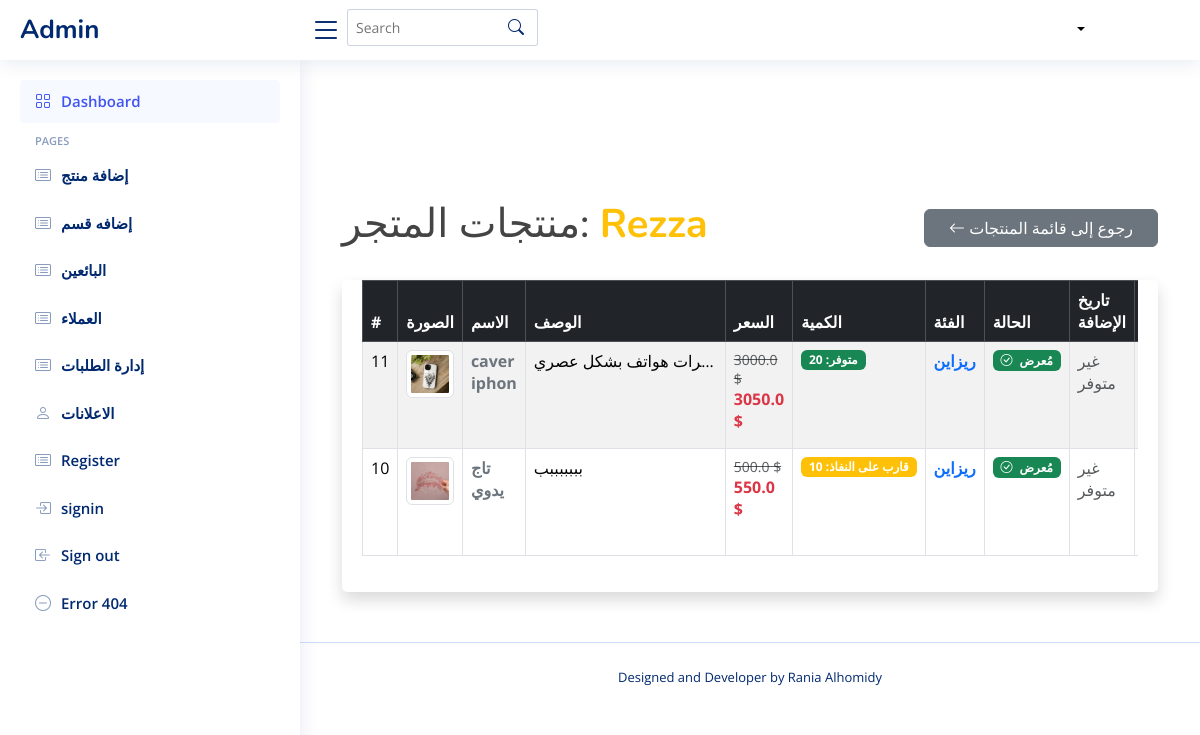
The app's page /admin/seller_products_admin/8 with its own data.
### tables this page shows
CREATE TABLE sellers (
        id INTEGER PRIMARY KEY AUTOINCREMENT,
        name TEXT NOT NULL,
        store_name TEXT NOT NULL,
        store_image TEXT,
        address TEXT NOT NULL,  -- تمت إضافته هنا
        commercial_record TEXT,
        id_image TEXT,
        documents TEXT,
        SAddress_id INTEGER NOT NULL,
        num_id INTEGER NOT NULL,
        created_at TIMESTAMP DEFAULT CURRENT_TIMESTAMP,
        FOREIGN KEY (SAddress_id) REFERENCES seller_address(id),
        FOREIGN KEY (num_id) REFERENCES numbers(id)
    );

CREATE TABLE product (
    id INTEGER PRIMARY KEY AUTOINCREMENT,
    name VARCHAR(255) NULL,
    image VARCHAR(500),
    description TEXT,
    category_id INTEGER NOT NULL,  -- القسم الفرعي
    seller_id INTEGER NOT NULL,  -- صاحب المنتج
    address_id INTEGER NULL,  -- عنوان صاحب المنتج
    price_id INTEGER,
    stock_id INTEGER,
    featured BOOLEAN DEFAULT 1,
    FOREIGN KEY (category_id) REFERENCES category(id),
    FOREIGN KEY (seller_id) REFERENCES sellers(id),
    FOREIGN KEY (address_id) REFERENCES seller_address(id),
    FOREIGN KEY (price_id) REFERENCES prices(id),
    FOREIGN KEY (stock_id) REFERENCES stock(id)
);

CREATE TABLE prices (
    id INTEGER PRIMARY KEY AUTOINCREMENT,
    product_id INTEGER,
    original_price REAL,
    profit_price REAL
);

CREATE TABLE stock (
    id INTEGER PRIMARY KEY AUTOINCREMENT,
    product_id INTEGER NOT NULL,
    quantity INT NOT NULL DEFAULT 0,
    last_updated TIMESTAMP DEFAULT CURRENT_TIMESTAMP
);

CREATE TABLE category (
    id INTEGER PRIMARY KEY AUTOINCREMENT,
    name TEXT  NULL,
    parent_id INTEGER,
    image TEXT, is_active INTEGER DEFAULT 0, view_count INTEGER DEFAULT 0,
    FOREIGN KEY (parent_id) REFERENCES categories (id) ON DELETE SET NULL
);

### admin_routes.py (the view)
@admin_bp.route('/seller_products_admin/<int:seller_id>')
def seller_products_admin(seller_id):
    conn = get_db_connection()
    cursor = conn.cursor()
    seller = cursor.execute('SELECT id, store_name FROM sellers WHERE id = ?', (seller_id,)).fetchone()
    if not seller:
        flash("البائع غير موجود!", "danger")
        return redirect(url_for('admin.show_seller'))
    products = cursor.execute('''
        SELECT
            p.id, p.name, p.image, p.description,
            pr.original_price, pr.profit_price,
            s.quantity, c.name AS category,
            c.id AS category_id,
            sllr.name AS seller,
            sllr.id AS seller_id,
            sa.address AS address,
            p.featured
        FROM product p
        LEFT JOIN prices pr ON p.price_id = pr.id
        LEFT JOIN stock s ON p.stock_id = s.id
        LEFT JOIN category c ON p.category_id = c.id
        LEFT JOIN sellers sllr ON p.seller_id = sllr.id
        LEFT JOIN seller_address sa ON sllr.SAddress_id = sa.id
        WHERE p.seller_id = ?
        ORDER BY p.id DESC
    ''', (seller_id,)).fetchall()
    conn.close()
    return render_template('admin/seller_products_admin.html', products=products, seller=seller)

### admin_routes.py (called while the page is built)
def get_db_connection():
    conn = sqlite3.connect('database/Eshop.db')
    conn.row_factory = sqlite3.Row
    return conn

### app.py (called while the page is built, shortened)
def get_db_connection():
    conn = sqlite3.connect('database/Eshop.db') # أو sqlite3.connect(app.config['DATABASE'])
    conn.row_factory = sqlite3.Row
    return conn

@app.context_processor
def inject_categories():
    conn = get_db_connection()
    cursor = conn.cursor()
    try:
        cursor.execute("""
            SELECT id, name, parent_id, image
            FROM category
            WHERE parent_id IS NULL
            ORDER BY name
        """)
        main_categories = cursor.fetchall()
        cursor.execute("SELECT id, name, parent_id, image FROM category ORDER BY name")
        all_categories = cursor.fetchall()
        return {
            'main_categories': main_categories,
            'all_categories': all_categories
        }
    finally:
        conn.close()

@app.context_processor
def inject_sellers():
    conn = get_db_connection()
    sellers = conn.execute('SELECT id, store_name FROM sellers').fetchall()
    conn.close()
    return dict(sellers=sellers)

@app.context_processor
def inject_user_data_and_cart_count():
    user_id = request.cookies.get('user_auth') # كوكي يدل على أن المستخدم مسجل دخول
    current_user_name = None
    total_items_in_cart = 0
    return dict(
        user_name=current_user_name, # اسم المستخدم (أو None)
        logged_in=bool(user_id), # True إذا كان user_id موجوداً (أي مسجل دخول)
        total_items_count=total_items_in_cart # العدد الكلي للمنتجات في السلة
    )

@app.context_processor
def inject_notifications():
    notifications_data = {'unread_notifications_count': 0}
    if not has_request_context():
        return notifications_data
    try:
        user_id = request.cookies.get('user_auth')
    except Exception as e:
        app.logger.error(f"Error in notification processor: {e}")
    return notifications_data

### templates/admin/seller_products_admin.html (shortened to what this page needs)
{% include 'admin/header.html' %}
<main id="main" class="main">
    <div class="container mt-5">
        <div class="d-flex justify-content-between align-items-center mb-4">
            {% if seller %}
                <h1 class="text-center">منتجات المتجر: <span class="fw-bold text-warning">{{ seller.store_name }}</span></h1>
            {% else %}
                <h1 class="text-center">منتجات البائع</h1>
            {% endif %}
            <a href="{{ url_for('admin.show_product') }}" class="btn btn-secondary ps-4 pe-4">
                <i class="bi bi-arrow-left"></i> رجوع إلى قائمة المنتجات
            </a>
        </div>
        <div class="card shadow">
            <div class="card-body">
                <div class="table-responsive">
                    <table class="table table-bordered table-hover table-striped">
                        <thead class="table-dark">
                            <tr>
                                <th>#</th>
                                <th>الصورة</th>
                                <th>الاسم</th>
                                <th>الوصف</th>
                                <th>السعر</th>
                                <th>الكمية</th>
                                <th>الفئة</th>
                                <th>الحالة</th>
                                <th>تاريخ الإضافة</th>
                                <th>الإجراءات</th>
                            </tr>
                        </thead>
                        <tbody>
                            {% for product in products %}
                            <tr>
                                <td>{{ product.id }}</td>
                                <td>
                                    {% if product.image %}
                                        {% set image_path_no_static = product.image.replace('static/', '', 1) %}
                                        <img src="{{ url_for('static', filename=image_path_no_static) }}" alt="صورة {{ product.name }}" width="70" class="img-thumbnail">
                                    {% else %}
                                        <span class="text-muted">لا توجد صورة</span>
                                    {% endif %}
                                </td>
                                <td>
                                    <a href="{{ url_for('admin.edit_product', product_id=product.id) }}" title="تعديل المنتج">
                     <span class="fw-bold text-secondary">  {{ product.name }}</span>
                                    </a>
                                </td>
                                <td class="text-truncate" style="max-width: 200px;" title="{{ product.description }}">{{ product.description }}</td>
                                <td>
                                    <span class="text-decoration-line-through text-muted small">{{ product.original_price }} $</span>
                                    <br>
                                    <strong class="text-danger">{{ product.profit_price }} $</strong>
                                </td>
                                <td>
                                    {% if product.quantity > 10 %}
                                        <span class="badge bg-success">متوفر: {{ product.quantity }}</span>
                                    {% elif product.quantity > 0 %}
                                        <span class="badge bg-warning">قارب على النفاذ: {{ product.quantity }}</span>
                                    {% else %}
                                        <span class="badge bg-danger">غير متوفر</span>
                                    {% endif %}
                                </td>
                                <td>
                                    <a href="{{ url_for('admin.edit_category', category_id=product.category_id) }}" title="تعديل الفئة">
                                        <span class="fw-bold text-primary">{{ product.category }}</span>
                                    </a>
                                </td>
                                <td>
                                    {% if product.featured %}
                                        <span class="badge bg-success"><i class="bi bi-check-circle me-1"></i> مُعرض</span>
                                    {% else %}
                                        <span class="badge bg-secondary"><i class="bi bi-x-circle me-1"></i> مخفي</span>
                                    {% endif %}
                                </td>
                                <td class="text-muted">غير متوفر</td>
                                <td>
                                </td>
                            </tr>
                            {% endfor %}
                        </tbody>
                    </table>
                </div>
            </div>
        </div>
    </div>
</main>
{% include 'admin/footer.html' %}

### static/css/index.css (style rules this page uses)
:root { scroll-behavior: smooth; }
body { font-family: "Open Sans", sans-serif; background: #ffffff; color: #444444; }
a { color: #000; text-decoration: none; }
h1, h2, h3, h4, h5, h6 { font-family: "Nunito", sans-serif; }
#main { margin-top: 60px; padding: 20px 30px; transition: all 0.3s; }
.card { margin-bottom: 30px; border: none; border-radius: 5px; box-shadow: 0px 0 30px rgba(1, 41, 112, 0.1); }
.card-body { padding: 0 20px 20px 20px; }
@media (min-width: 1200px) { #main, #footer { margin-left: 300px; } }
a { color: #fff; }

### records on screen
sellers: store_name "Rezza"
product: id "11", shows a picture, name "caver iphon", original_price "3000.0", profit_price "3050.0", quantity "20", category "ريزاين", featured True (drawn)
product: id "10", shows a picture, name "تاج يدوي", description "بببببببب", original_price "500.0", profit_price "550.0", quantity "10", category "ريزاين", featured True (drawn)
